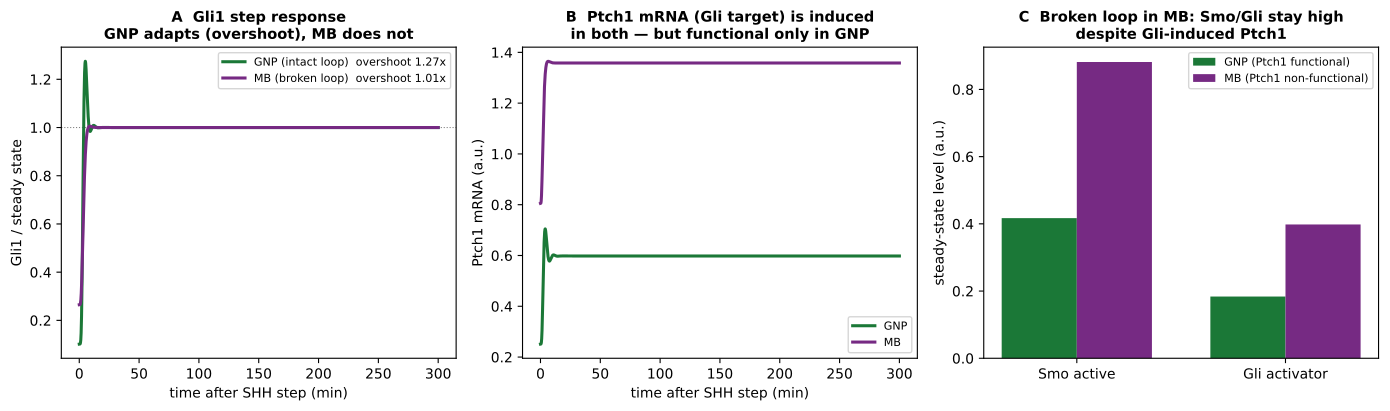

Reproduce this figure in Python.
"""Ptch1 negative-feedback loop (Gli -> Ptch1 -| Smo -| Gli) and its disruption in MB.

Ptch1 is a Gli target gene: Gli activity induces Ptch1 transcription, and functional Ptch1 protein
re-inhibits Smo -- the canonical Hedgehog negative feedback. In GNPs the loop is intact, so a step of
SHH drives a transient Gli1 OVERSHOOT that then adapts (Ptch1 catches up). In MB the induced Ptch1 is
non-functional (low functional fraction = Ptch1_copy_number), so the loop is BROKEN: Gli1 rises
monotonically to a high plateau, Ptch1 mRNA is still induced (a Gli/SHH-MB marker) but cannot brake Smo.

  ./venv/bin/python simulations/fig_v44_ptch1_feedback.py
"""
import sys, os
sys.path.insert(0, os.path.dirname(os.path.dirname(os.path.abspath(__file__))))
import numpy as np, tellurium as te, matplotlib.pyplot as plt
from src.build_model_v44_heldt import build_model_v44

_RR = te.loada(build_model_v44())
_RR.integrator.setValue("absolute_tolerance", 1e-9)
_RR.integrator.setValue("relative_tolerance", 1e-6)
SEL = ["time", "Gli1", "Ptch1_mRNA", "Smo_active", "Gli_act"]


def step(func_frac, mycn, t_pre=1500, t_post=300):
    """Settle at SHH=0 (quiescent), then step SHH on; return the post-step trace."""
    _RR.reset()
    _RR['SHH'] = 0.0; _RR['Ptch1_copy_number'] = func_frac
    _RR['MYCN_amplification'] = mycn; _RR['GDC0449'] = 0
    _RR.simulate(0, t_pre, 1500)
    _RR['SHH'] = 0.5
    return _RR.simulate(0, t_post, 6000, selections=SEL)


gnp = step(1.0, 1.0)      # intact feedback
mb = step(0.1, 2.86)      # broken feedback (functional Ptch1 ~10%)


def norm(y):
    return y / y[-1] if y[-1] > 1e-6 else y

fig, ax = plt.subplots(1, 3, figsize=(14, 4.2))

# A: Gli1 step response, normalized to final -> shows overshoot/adaptation
ax[0].axhline(1.0, color='gray', lw=0.8, ls=':')
ax[0].plot(gnp['time'], norm(gnp['Gli1']), color='#1B7837', lw=2.2,
           label=f"GNP (intact loop)  overshoot {gnp['Gli1'].max()/gnp['Gli1'][-1]:.2f}x")
ax[0].plot(mb['time'], norm(mb['Gli1']), color='#762A83', lw=2.2,
           label=f"MB (broken loop)  overshoot {mb['Gli1'].max()/mb['Gli1'][-1]:.2f}x")
ax[0].set_xlabel('time after SHH step (min)'); ax[0].set_ylabel('Gli1 / steady state')
ax[0].set_title('A  Gli1 step response\nGNP adapts (overshoot), MB does not', fontsize=10.5, fontweight='bold')
ax[0].legend(fontsize=8, loc='upper right')

# B: Ptch1 mRNA induction (absolute) -- the feedback signal, induced in both
ax[1].plot(gnp['time'], gnp['Ptch1_mRNA'], color='#1B7837', lw=2.2, label='GNP')
ax[1].plot(mb['time'], mb['Ptch1_mRNA'], color='#762A83', lw=2.2, label='MB')
ax[1].set_xlabel('time after SHH step (min)'); ax[1].set_ylabel('Ptch1 mRNA (a.u.)')
ax[1].set_title('B  Ptch1 mRNA (Gli target) is induced\nin both — but functional only in GNP',
                fontsize=10.5, fontweight='bold')
ax[1].legend(fontsize=8)

# C: steady-state Smo + Gli_act (GNP vs MB) -- the broken loop leaves Smo/Gli high in MB
labels = ['Smo active', 'Gli activator']
gnp_ss = [gnp['Smo_active'][-1], gnp['Gli_act'][-1]]
mb_ss = [mb['Smo_active'][-1], mb['Gli_act'][-1]]
x = np.arange(len(labels)); w = 0.36
ax[2].bar(x - w/2, gnp_ss, w, color='#1B7837', label='GNP (Ptch1 functional)')
ax[2].bar(x + w/2, mb_ss, w, color='#762A83', label='MB (Ptch1 non-functional)')
ax[2].set_xticks(x); ax[2].set_xticklabels(labels)
ax[2].set_ylabel('steady-state level (a.u.)')
ax[2].set_title('C  Broken loop in MB: Smo/Gli stay high\ndespite Gli-induced Ptch1',
                fontsize=10.5, fontweight='bold')
ax[2].legend(fontsize=8)

plt.tight_layout()
plt.savefig('simulations/fig_v44_ptch1_feedback.png', dpi=170, bbox_inches='tight')
plt.savefig('simulations/fig_v44_ptch1_feedback.pdf', bbox_inches='tight')
plt.close()
print("Saved: fig_v44_ptch1_feedback.png/pdf")
print(f"GNP overshoot {gnp['Gli1'].max()/gnp['Gli1'][-1]:.2f}x  |  MB overshoot {mb['Gli1'].max()/mb['Gli1'][-1]:.2f}x")
print(f"steady Smo: GNP {gnp['Smo_active'][-1]:.2f}  MB {mb['Smo_active'][-1]:.2f}")
